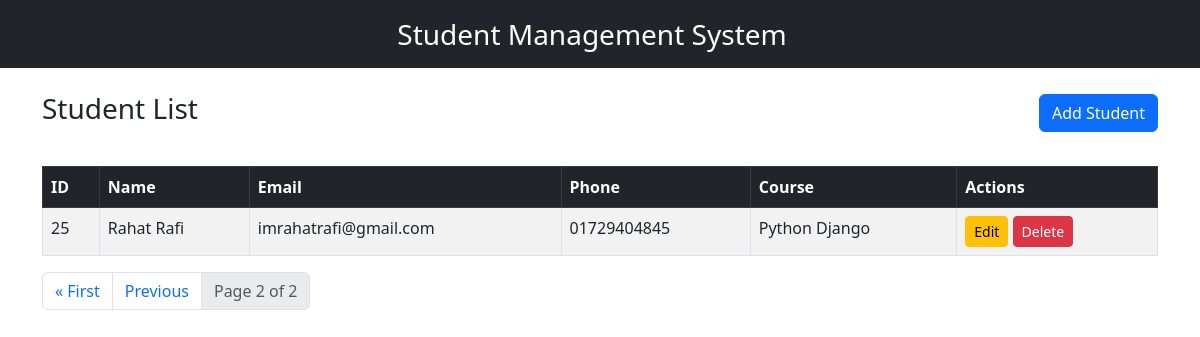
Screenshot of /?page=2 with the database file from the repository.
### students/models.py (models this page shows, shortened)
class Student(models.Model):
    name = models.CharField(max_length=100)
    email = models.EmailField(unique=True)
    phone = models.CharField(max_length=15)
    course = models.CharField(max_length=100)

### students/views.py (the view)
# urls.py: path('', StudentListView.as_view(), name='student_list'),
class StudentListView(View):
    def get(self, request):
        students_list = Student.objects.all()
        paginator = Paginator(students_list, 10)  # Show 5 students per page
        page_number = request.GET.get('page')
        students = paginator.get_page(page_number)
        return render(request, 'students/student_list.html', {'students': students})

### students/templates/students/student_list.html (shortened to what this page needs)
{% extends 'base.html' %}
{% block content %}
<div class="d-flex justify-content-between align-items-center mb-3">
    <h3 class="mb-4">Student List</h3>
    <a href="{% url 'student_create' %}" class="btn btn-primary mb-3">Add Student</a>
</div>
<table class="table table-bordered table-striped">
    <thead class="table-dark">
        <tr>
            <th>ID</th>
            <th>Name</th>
            <th>Email</th>
            <th>Phone</th>
            <th>Course</th>
            <th>Actions</th>
        </tr>
    </thead>
    <tbody>
        {% for student in students %}
        <tr>
            <td>{{ student.id }}</td>
            <td>{{ student.name }}</td>
            <td>{{ student.email }}</td>
            <td>{{ student.phone }}</td>
            <td>{{ student.course }}</td>
            <td>
                <a href="{% url 'student_update' student.id %}" class="btn btn-sm btn-warning">Edit</a>
                <a href="{% url 'student_delete' student.id %}" class="btn btn-sm btn-danger">Delete</a>
            </td>
        </tr>
        {% empty %}
        <tr>
            <td colspan="6" class="text-center">No students found.</td>
        </tr>
        {% endfor %}
    </tbody>
</table>
<nav>
    <ul class="pagination">
        {% if students.has_previous %}
            <li class="page-item"><a class="page-link" href="?page=1">&laquo; First</a></li>
            <li class="page-item"><a class="page-link" href="?page={{ students.previous_page_number }}">Previous</a></li>
        {% endif %}
        <li class="page-item disabled"><span class="page-link">Page {{ students.number }} of {{ students.paginator.num_pages }}</span></li>
    </ul>
</nav>
{% endblock %}

### rows the page displays
Student: id "25", name "Rahat Rafi", email "imrahatrafi@gmail.com", phone "01729404845", course "Python Django"

### other values shown
{{ students.number }} "2"
{{ students.paginator.num_pages }} "2"
